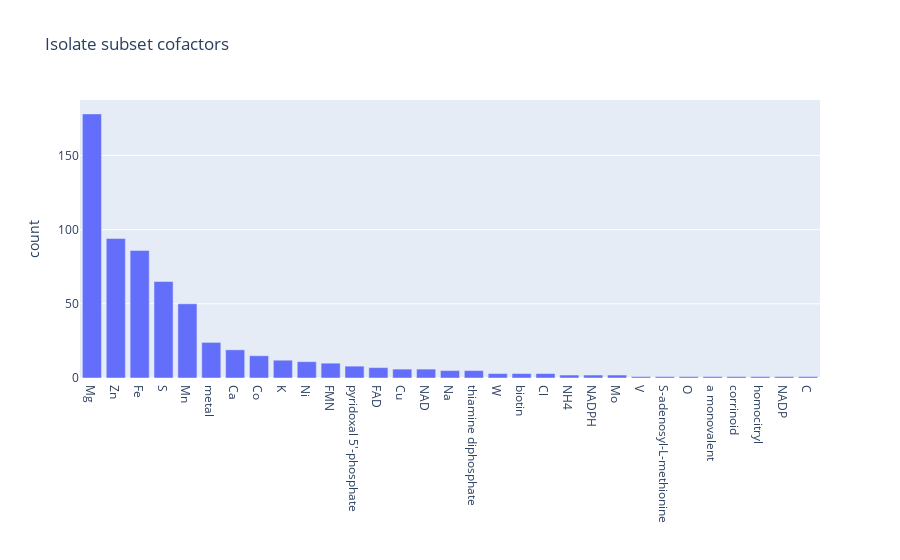

Write notebook code for a chart like this one.
### Markdown cell above
[3.3] ec2metals (subset of isolates)

### Code cell
# Load cofactor info and remove entries w/ non-specific EC numbers (i.e. 1.1.1.-, 1.1.-.-, etc.)
cofactors = pd.read_csv(os.path.join(DATA_DIR, "cofactors", "cofactors-subset.csv"))

substring = '-'
filter = cofactors['Query EC'].str.contains(substring)
cofactors = cofactors[~filter]

import plotly.express as px

data = cofactors.copy()
fig = px.bar(
    data_frame = data.value_counts("CofactorFinal").reset_index(),
    x="CofactorFinal",
    y="count",
    title="Isolate subset cofactors"
    #color="Class"
)
fig.update_xaxes(title='', visible=True, showticklabels=True)
fig.show()

### Figure 1 — Plotly figure (JSON) as saved in the notebook; plotly's stock layout.template omitted (floating-point values rounded to 4 significant figures)
{"data": [{"alignmentgroup": "True", "hovertemplate": "CofactorFinal=%{x}<br>count=%{y}<extra></extra>", "legendgroup": "", "marker": {"color": "#636efa", "pattern": {"shape": ""}}, "name": "", "offsetgroup": "", "orientation": "v", "showlegend": false, "textposition": "auto", "type": "bar", "x": ["Mg", "Zn", "Fe", "S", "Mn", "metal", "Ca", "Co", "K", "Ni", "FMN", "pyridoxal 5'-phosphate", "FAD", "Cu", "NAD", "Na", "thiamine diphosphate", "W", "biotin", "Cl", "NH4", "NADPH", "Mo", "V", "S-adenosyl-L-methionine", "O", "a monovalent", "corrinoid", "homocitryl", "NADP", "C"], "xaxis": "x", "y": [178, 94, 86, 65, 50, 24, 19, 15, 12, 11, 10, 8, 7, 6, 6, 5, 5, 3, 3, 3, 2, 2, 2, 1, 1, 1, 1, 1, 1, 1, 1], "yaxis": "y"}], "layout": {"barmode": "relative", "legend": {"tracegroupgap": 0}, "title": {"text": "Isolate subset cofactors"}, "xaxis": {"anchor": "y", "domain": [0, 1], "showticklabels": true, "title": {"text": ""}, "visible": true}, "yaxis": {"anchor": "x", "domain": [0, 1], "title": {"text": "count"}}}}
